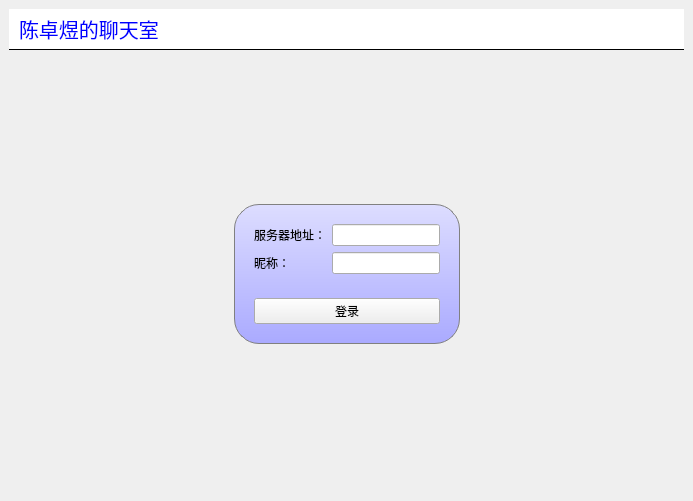
<?xml version="1.0" encoding="UTF-8"?>
<ui version="4.0">
 <class>MainWindow</class>
 <widget class="QMainWindow" name="MainWindow">
  <property name="geometry">
   <rect>
    <x>0</x>
    <y>0</y>
    <width>693</width>
    <height>501</height>
   </rect>
  </property>
  <property name="windowTitle">
   <string>MainWindow</string>
  </property>
  <property name="styleSheet">
   <string notr="true">#titleLabel{
background:white;
color:blue;
font-size:20px;
border:none;
border-bottom:1px solid black;
padding:5px;
}

#mainFrame{
border:none;
background:white;
}

#loginFrame{
background:qlineargradient(x1:0,y1:0,x2:0,y2:1,stop:0 #ddf,stop:1 #aaf);
border:1px solid gray;
padding: 10px;
border-radius:25px;
}</string>
  </property>
  <widget class="QWidget" name="centralwidget">
   <layout class="QVBoxLayout" name="verticalLayout_3">
    <item>
     <widget class="QLabel" name="titleLabel">
      <property name="sizePolicy">
       <sizepolicy hsizetype="Minimum" vsizetype="Preferred">
        <horstretch>0</horstretch>
        <verstretch>0</verstretch>
       </sizepolicy>
      </property>
      <property name="minimumSize">
       <size>
        <width>100</width>
        <height>0</height>
       </size>
      </property>
      <property name="text">
       <string>陈卓煜的聊天室</string>
      </property>
     </widget>
    </item>
    <item>
     <widget class="QStackedWidget" name="root">
      <property name="currentIndex">
       <number>0</number>
      </property>
      <widget class="QWidget" name="loginPage">
       <layout class="QGridLayout" name="gridLayout_2">
        <item row="0" column="1">
         <spacer name="verticalSpacer_2">
          <property name="orientation">
           <enum>Qt::Orientation::Vertical</enum>
          </property>
          <property name="sizeHint" stdset="0">
           <size>
            <width>20</width>
            <height>79</height>
           </size>
          </property>
         </spacer>
        </item>
        <item row="1" column="0">
         <spacer name="horizontalSpacer">
          <property name="orientation">
           <enum>Qt::Orientation::Horizontal</enum>
          </property>
          <property name="sizeHint" stdset="0">
           <size>
            <width>185</width>
            <height>20</height>
           </size>
          </property>
         </spacer>
        </item>
        <item row="1" column="1">
         <widget class="QFrame" name="loginFrame">
          <property name="styleSheet">
           <string notr="true"/>
          </property>
          <property name="frameShape">
           <enum>QFrame::Shape::StyledPanel</enum>
          </property>
          <property name="frameShadow">
           <enum>QFrame::Shadow::Raised</enum>
          </property>
          <layout class="QVBoxLayout" name="verticalLayout">
           <item>
            <layout class="QGridLayout" name="gridLayout">
             <item row="1" column="0">
              <widget class="QLabel" name="label_3">
               <property name="text">
                <string>昵称：</string>
               </property>
              </widget>
             </item>
             <item row="0" column="0">
              <widget class="QLabel" name="label_2">
               <property name="text">
                <string>服务器地址：</string>
               </property>
              </widget>
             </item>
             <item row="0" column="1">
              <widget class="QLineEdit" name="urlEdit">
               <property name="sizePolicy">
                <sizepolicy hsizetype="Expanding" vsizetype="Fixed">
                 <horstretch>0</horstretch>
                 <verstretch>0</verstretch>
                </sizepolicy>
               </property>
              </widget>
             </item>
             <item row="1" column="1">
              <widget class="QLineEdit" name="nameEdit">
               <property name="sizePolicy">
                <sizepolicy hsizetype="Expanding" vsizetype="Fixed">
                 <horstretch>0</horstretch>
                 <verstretch>0</verstretch>
                </sizepolicy>
               </property>
              </widget>
             </item>
            </layout>
           </item>
           <item>
            <spacer name="verticalSpacer">
             <property name="orientation">
              <enum>Qt::Orientation::Vertical</enum>
             </property>
             <property name="sizeHint" stdset="0">
              <size>
               <width>20</width>
               <height>17</height>
              </size>
             </property>
            </spacer>
           </item>
           <item>
            <widget class="QPushButton" name="loginButton">
             <property name="text">
              <string>登录</string>
             </property>
            </widget>
           </item>
          </layout>
         </widget>
        </item>
        <item row="1" column="2">
         <spacer name="horizontalSpacer_2">
          <property name="orientation">
           <enum>Qt::Orientation::Horizontal</enum>
          </property>
          <property name="sizeHint" stdset="0">
           <size>
            <width>184</width>
            <height>20</height>
           </size>
          </property>
         </spacer>
        </item>
        <item row="2" column="1">
         <spacer name="verticalSpacer_3">
          <property name="orientation">
           <enum>Qt::Orientation::Vertical</enum>
          </property>
          <property name="sizeHint" stdset="0">
           <size>
            <width>20</width>
            <height>78</height>
           </size>
          </property>
         </spacer>
        </item>
       </layout>
      </widget>
      <widget class="QWidget" name="page">
       <layout class="QVBoxLayout" name="verticalLayout_2">
        <item>
         <layout class="QHBoxLayout" name="horizontalLayout">
          <item>
           <widget class="QTextEdit" name="roomTextEdit">
            <property name="documentTitle">
             <string>聊天室客户端</string>
            </property>
           </widget>
          </item>
          <item>
           <widget class="QListWidget" name="userList">
            <property name="minimumSize">
             <size>
              <width>0</width>
              <height>120</height>
             </size>
            </property>
            <property name="maximumSize">
             <size>
              <width>120</width>
              <height>16777215</height>
             </size>
            </property>
           </widget>
          </item>
         </layout>
        </item>
        <item>
         <layout class="QHBoxLayout" name="horizontalLayout_2">
          <item>
           <widget class="QLineEdit" name="sayLineEdit"/>
          </item>
          <item>
           <widget class="QPushButton" name="sayButton">
            <property name="text">
             <string>发送</string>
            </property>
           </widget>
          </item>
          <item>
           <widget class="QPushButton" name="logoutButton">
            <property name="text">
             <string>退出</string>
            </property>
           </widget>
          </item>
         </layout>
        </item>
       </layout>
      </widget>
     </widget>
    </item>
   </layout>
  </widget>
 </widget>
 <resources/>
 <connections/>
</ui>
